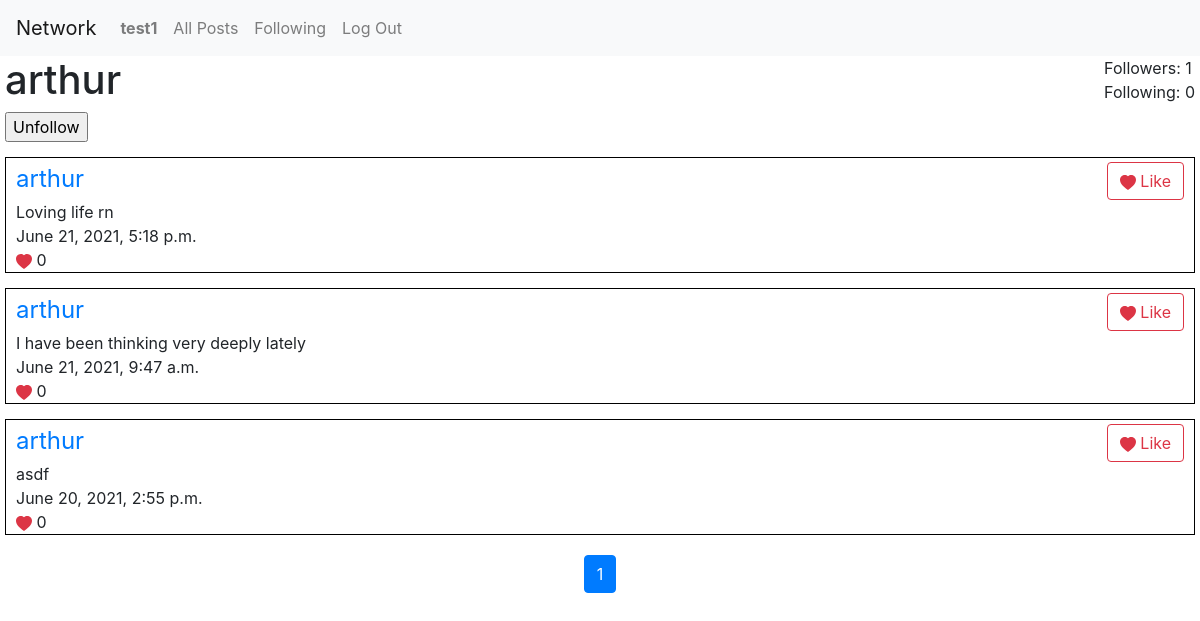
/user-profile/1 (signed in), run on an earlier commit of the app's database.
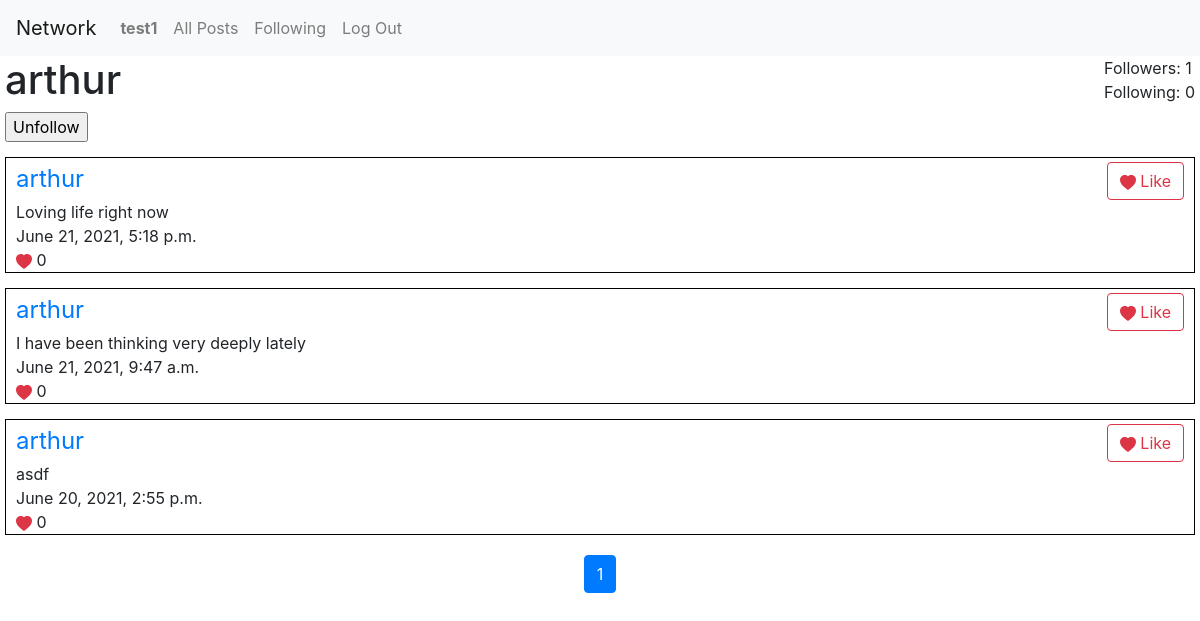
And on a later commit of the database.
### network/models.py (models this page shows)
class Post(models.Model):
    user = models.ForeignKey(
        User,
        on_delete=CASCADE, related_name="posts")
    text = models.CharField(
        max_length=1000,
        verbose_name="Post:"
    )
    likes = models.ManyToManyField(
        User,
        blank=True,
        related_name="likedPosts"
    )
    date = models.DateTimeField(
        verbose_name="Published:",
        auto_now_add=True,
        blank=True
    )

class User(AbstractUser):
    follows = models.ManyToManyField(
        "User",
        blank=True,
        related_name="followers"
    )

### network/views.py (the view)
# urls.py: path("user-profile/<int:user_id>", views.user_profile, name="user-profile"),
def user_profile(request, user_id, page_num=1):
    try:
        user = User.objects.get(pk=user_id)
    except ObjectDoesNotExist:
        return HttpResponseRedirect(reverse("index"))
    posts = user.posts.all().order_by("-date")
    if request.user and request.user != user:
        try:
            request.user.follows.get(pk=user.id)
        except ObjectDoesNotExist:
            action = "Follow"
        else:
            action = "Unfollow"
    else:
        action = False
    return render(request, "network/user-profile.html", {
        "profile_user": user,
        "posts": Paginator(posts, 10).page(page_num),
        "base_url": reverse("user-profile", args=[user.id]),
        "action": action,
        "edit_post_form": EditForm()
    })

### network/views.py
class EditForm(ModelForm):
    class Meta:
        model = Post
        fields = ["text"]
        widgets = {
            "text": Textarea(attrs={"rows": 3})
        }

### network/templates/network/user-profile.html (shortened to what this page needs)
{% extends "network/layout.html" %}
{% block body %}
    <div class="profile-cont">
      <div class="user-cont">
        <div class="title">
          <h1>{{profile_user.username}}</h1>
          {% if user.is_authenticated and action%}
            <form action="{% url 'follow' profile_user.id %}" method="post">
              <input type="submit" value="{{action}}" name="action" class="follow-btn">
            </form>
          {% endif %}
        </div>
        <div class="stats">
          <div class="followers">Followers: {{profile_user.followers.count}}</div>
          <div class="follows">Following: {{profile_user.follows.count}}</div>
        </div>
      </div>
        {%include "network/posts.html"%}
    </div>
{% endblock %}

### network/templates/network/posts.html (shortened to what this page needs)
<div class="posts-cont">
  {% for post in posts.object_list %}
  <div class="post-cont">
    <div class="header">
      <a href="{% url 'user-profile' post.user.id%}" class="user">{{post.user}}</a>
      {% if user.is_authenticated %}
        <button class="btn btn-outline-danger like-btn" value="{{post.id}}">
          <svg xmlns="http://www.w3.org/2000/svg" width="16" height="16" fill="currentColor" class="bi bi-heart-fill" viewBox="0 0 16 16">
            <path fill-rule="evenodd" d="M8 1.314C12.438-3.248 23.534 4.735 8 15-7.534 4.736 3.562-3.248 8 1.314z"/>
          </svg>
          {% if user in post.likes.all %}
          Unlike
          {% else %}
          Like
          {% endif %}
        </button>
      {% endif %}
    </div>
    <div class="text">{{post.text}}</div>
    <div class="date">{{post.date}}</div>
    <div class="likes">
      <svg xmlns="http://www.w3.org/2000/svg" width="16" height="16" fill="currentColor" class="bi bi-heart-fill" viewBox="0 0 16 16">
        <path fill-rule="evenodd" d="M8 1.314C12.438-3.248 23.534 4.735 8 15-7.534 4.736 3.562-3.248 8 1.314z"/>
      </svg>
      {{post.likes.count}}
    </div>
  </div>
  {% empty %}
    <h1>There are no posts</h1>
  {% endfor %}
  <nav aria-label="Page navigation" >
    <ul class="pagination">
      {% for page_num in posts.paginator.page_range %}
        {% if page_num == posts.number %}
          <li class="page-item active">
            <a href="#" class="page-link">{{page_num}}</a>
          </li>
        {% else %}
          <li class="page-item">
            <a href="{{base_url}}/{{page_num}}" class="page-link">{{page_num}}</a>
          </li>
        {% endif %}
      {% endfor %}
    </ul>
  </nav>
</div>

What changed in the data, as far as the page shows it:
changed Post: text "Loving life rn" → "Loving life right now"
